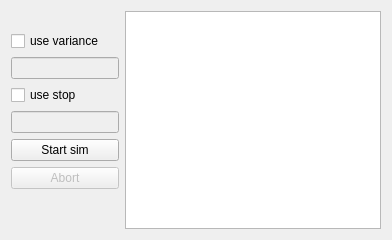
      <widget class="QWidget" name="para_sim_gyro_acc">
       <attribute name="title">
        <string>Step5: sim3 --gyo --acc</string>
       </attribute>
       <layout class="QHBoxLayout" name="horizontalLayout_33">
        <item>
         <layout class="QVBoxLayout" name="verticalLayout_157">
          <property name="sizeConstraint">
           <enum>QLayout::SetFixedSize</enum>
          </property>
          <property name="topMargin">
           <number>20</number>
          </property>
          <item>
           <layout class="QVBoxLayout" name="verticalLayout_158">
            <property name="sizeConstraint">
             <enum>QLayout::SetFixedSize</enum>
            </property>
            <item>
             <widget class="QCheckBox" name="checkBox_sim3_5_var">
              <property name="sizePolicy">
               <sizepolicy hsizetype="Maximum" vsizetype="Fixed">
                <horstretch>0</horstretch>
                <verstretch>0</verstretch>
               </sizepolicy>
              </property>
              <property name="text">
               <string>use variance</string>
              </property>
             </widget>
            </item>
            <item>
             <widget class="QLineEdit" name="sim3_5_var">
              <property name="enabled">
               <bool>false</bool>
              </property>
              <property name="sizePolicy">
               <sizepolicy hsizetype="Maximum" vsizetype="Fixed">
                <horstretch>0</horstretch>
                <verstretch>0</verstretch>
               </sizepolicy>
              </property>
             </widget>
            </item>
            <item>
             <widget class="QCheckBox" name="checkBox_sim3_5_stop">
              <property name="enabled">
               <bool>true</bool>
              </property>
              <property name="sizePolicy">
               <sizepolicy hsizetype="Maximum" vsizetype="Fixed">
                <horstretch>0</horstretch>
                <verstretch>0</verstretch>
               </sizepolicy>
              </property>
              <property name="text">
               <string>use stop</string>
              </property>
             </widget>
            </item>
            <item>
             <widget class="QLineEdit" name="sim3_5_stop">
              <property name="enabled">
               <bool>false</bool>
              </property>
              <property name="sizePolicy">
               <sizepolicy hsizetype="Maximum" vsizetype="Fixed">
                <horstretch>0</horstretch>
                <verstretch>0</verstretch>
               </sizepolicy>
              </property>
             </widget>
            </item>
           </layout>
          </item>
          <item>
           <layout class="QVBoxLayout" name="verticalLayout_159">
            <property name="sizeConstraint">
             <enum>QLayout::SetFixedSize</enum>
            </property>
            <item>
             <widget class="QPushButton" name="pushButton_start_sim2">
              <property name="sizePolicy">
               <sizepolicy hsizetype="Preferred" vsizetype="Fixed">
                <horstretch>0</horstretch>
                <verstretch>0</verstretch>
               </sizepolicy>
              </property>
              <property name="text">
               <string>Start sim</string>
              </property>
             </widget>
            </item>
            <item>
             <widget class="QPushButton" name="pushButton_abort_sim2">
              <property name="enabled">
               <bool>false</bool>
              </property>
              <property name="sizePolicy">
               <sizepolicy hsizetype="Preferred" vsizetype="Fixed">
                <horstretch>0</horstretch>
                <verstretch>0</verstretch>
               </sizepolicy>
              </property>
              <property name="text">
               <string>Abort</string>
              </property>
             </widget>
            </item>
            <item>
             <spacer name="verticalSpacer_21">
              <property name="orientation">
               <enum>Qt::Vertical</enum>
              </property>
              <property name="sizeHint" stdset="0">
               <size>
                <width>20</width>
                <height>40</height>
               </size>
              </property>
             </spacer>
            </item>
           </layout>
          </item>
         </layout>
        </item>
        <item>
         <widget class="QTextEdit" name="textOutput_sim2">
          <property name="undoRedoEnabled">
           <bool>false</bool>
          </property>
          <property name="overwriteMode">
           <bool>true</bool>
          </property>
         </widget>
        </item>
       </layout>
      </widget>
